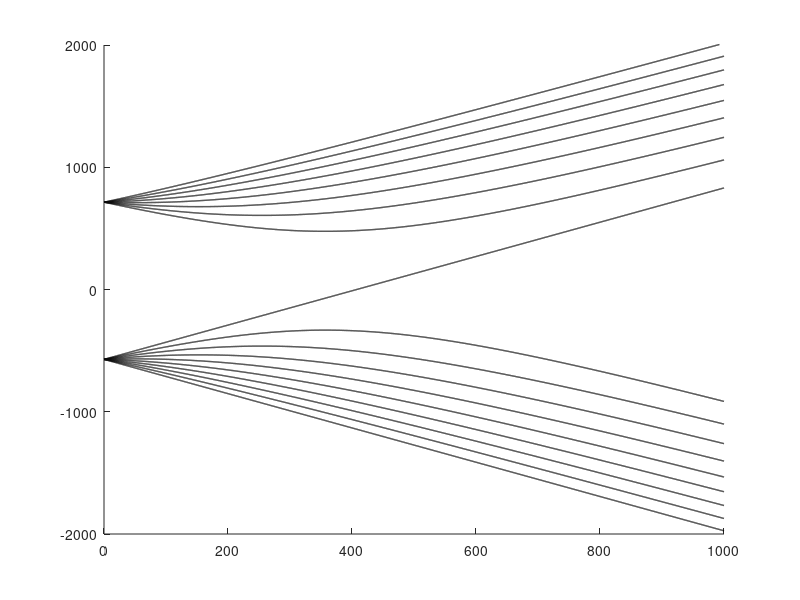

The MATLAB source for this figure: (Note: this script raises an error after producing the figure.)
function [out,hF1,hF2,hF3]=K_zeeman
% Author : C Fujiwara
%
% Calculate Zeeman shifts for 40K
%
% Output the eigen energies for a variety of magnetic fields Bvec. The
% output structure "out" is assigned the eigen values
out=struct;
Bvec=linspace(0,1000,1E4);
% Bvec = [Bvec 1e5];
Bvec(1)=[];
out.B=Bvec;


%% Constants
% Bohr magneton in MHz/Gauss
muB=1.39962449 ;    

% 40K has S=1/2 and I=4;
S=0.5;
I=4;

%% Coupling Constants
a_s12=-285.7308;    % 4S_1/2 magnetic dipole hyperfine
a_p12=-34.523;      % 4P_1/2 magnetic dipole hyperfine
a_p32=-7.585;       % 4P_3/2 magnetic dipole hyperfine
b_p32=-3.445;       % 4P_3/2 electric quadrupole hyperfine

gS=2.0023193043622; % Electron gyromagnetic ratio
gL=1;               % Electron orbital gyromagnetic ratio
gI=0.000176490;     % 40K nucleus gyromagnetic ratio

% Use Tiecke's table
gJ_s12=2.00229421;
gJ_p12=2/3;
gJ_p32=4/3;

% Calculate from first principles (gets numbers consistent with level
% diagrams)
gJ_s12=gJ(0,1/2);
gJ_p12=gJ(1,1/2);
gJ_p32=gJ(1,3/2);


%% I MATRICES
% The nuclear spin I=4. Specifying raising and lowering operators in terms
% of elements to save space.

% Lowering operator
I_minus=zeros(2*I+1,2*I+1);
I_minus(2,1)=low(I,4);
I_minus(3,2)=low(I,3);
I_minus(4,3)=low(I,2);
I_minus(5,4)=low(I,1);
I_minus(6,5)=low(I,0);
I_minus(7,6)=low(I,-1);
I_minus(8,7)=low(I,-2);
I_minus(9,8)=low(I,-3);

% Raising Operater
I_plus=zeros(2*I+1,2*I+1);
I_plus(1,2)=up(I,3);
I_plus(2,3)=up(I,2);
I_plus(3,4)=up(I,1);
I_plus(4,5)=up(I,0);
I_plus(5,6)=up(I,-1);
I_plus(6,7)=up(I,-2);
I_plus(7,8)=up(I,-3);
I_plus(8,9)=up(I,-4);

% Z 
I_z=diag(4:-1:-4);


     
%% J MATRICES
  
% Spin matrices for J=1/2
J12_minus=[ 0               0;
            low(1/2,1/2)  0];
        
J12_plus=[  0               up(1/2,-1/2);
            0               0             ]; 
               
J12_z=diag(1/2:-1:-1/2);

      
% Spin matrices for J=3/2
J32_minus=  [0              0               0               0;
            low(3/2,3/2)  0               0               0;
            0               low(3/2,1/2)  0               0;
            0               0               low(3/2,-1/2) 0];
        
J32_plus=   [0              up(3/2,1/2)  0               0;
             0              0               up(3/2,-1/2) 0;
             0              0               0               up(3/2,-3/2);
             0              0               0               0]; 
   
J32_z=diag(3/2:-1:-3/2);


%% 4S_{1/2} Hamiltonian
JzIz_S12=kron(J12_z,I_z);                       % Jz*Iz
JpIm_S12=kron(J12_plus,I_minus);                % J+*I- 
JmIp_S12=kron(J12_minus,I_plus);                % J-*I+
JiIz_S12=kron(eye(2*1/2+1),I_z);                % I_J*Iz
JzIi_S12=kron(J12_z,eye(2*I+1));                % Jz*I_I   
JdotI_S12=JzIz_S12+0.5*(JpIm_S12+JmIp_S12);      % JdotI

Hs12=@(B) a_s12*JdotI_S12+...
    muB*gI*JiIz_S12*B+muB*gJ_s12*JzIi_S12*B;

%% 4P_{1/2} Hamiltonian
JzIz_P12=kron(J12_z,I_z);            % Jz*Iz
JpIm_P12=kron(J12_plus,I_minus);     % J+*I- 
JmIp_P12=kron(J12_minus,I_plus);     % J-*I+
JiIz_P12=kron(eye(2*1/2+1),I_z);     % I_J*Iz
JzIi_P12=kron(J12_z,eye(2*I+1));     % Jz*I_I   
JdotI_P12=JzIz_P12+0.5*(JpIm_P12+JmIp_P12);      % JdotI


Hp12=@(B) a_p12*JdotI_P12+...
    muB*gI*JiIz_P12*B+muB*gJ_p12*JzIi_P12*B;

% Some vectors to test
vJ=[1; 0]; %mj=1/2;
vI=[1; 0; 0; 0; 0; 0; 0; 0; 0]; %mI=4;
vJI_P12=kron(vJ,vI);% mJ=1/2;mI=4

%% 4P_{3/2} Hamiltonian
JzIz_P32=kron(J32_z,I_z);            % Jz*Iz
JpIm_P32=kron(J32_plus,I_minus);     % J+*I- 
JmIp_P32=kron(J32_minus,I_plus);     % J-*I+
JiIz_P32=kron(eye(2*3/2+1),I_z);     % I_J*Iz
JzIi_P32=kron(J32_z,eye(2*I+1));     % Jz*I_I   
JdotI_P32=JzIz_P32+0.5*(JpIm_P32+JmIp_P32);      % JdotI

% Jsquared
J2=J32_z^2+(0.5*(J32_plus+J32_minus))^2+(0.5/1i*(J32_plus-J32_minus))^2;
% Isquared
I2=I_z^2+(0.5*(I_plus+I_minus))^2+(0.5/1i*(I_plus-I_minus))^2;

% J^2I^2 
J2I2=kron(J2,I2); 

% Some vectors to test
vJ=[1; 0; 0; 0]; %mj=3/2;
vI=[1; 0; 0; 0; 0; 0; 0; 0; 0]; %mI=4;
vJI_P32=kron(vJ,vI);% mJ=3/2;mI=4


J=3/2;
Hp32=@(B) a_p32*JdotI_P32+...
    b_p32*(3*JdotI_P32^2+1.5*JdotI_P32-J2I2)/(2*I*(2*I-1)*J*(2*J-1))+...
    muB*gI*JiIz_P32*B+muB*gJ_p32*JzIi_P32*B;

%% Solve for eigenvalues and vectors

% Initialize energy matrix
Es12=zeros(size(Hs12(0),1),length(Bvec));
Ep12=zeros(size(Hp12(0),1),length(Bvec));
Ep32=zeros(size(Hp32(0),1),length(Bvec));

vs12=zeros(size(Hs12(0),1),size(Hs12(0),1),length(Bvec));
vp12=zeros(size(Hp12(0),1),size(Hp12(0),1),length(Bvec));
vp32=zeros(size(Hp32(0),1),size(Hp32(0),1),length(Bvec));

% Iterate over all magnetic fields
for kk=1:length(Bvec)
    % Find the hamiltonians

    Hs12_mat=Hs12(Bvec(kk));
    Hp12_mat=Hp12(Bvec(kk));
    Hp32_mat=Hp32(Bvec(kk));
    
    % 4S 1/2
    [v,d]=eig(Hs12_mat);
     [d,inds]=sort(diag(d));v=v(:,inds);        
    Es12(:,kk)=d;   

    vs12(:,:,kk)=v;      
    
    
    
    % 4P 1/2
    [v,d]=eig(Hp12_mat);
    [d,inds]=sort(diag(d));v=v(:,inds);    
    Ep12(:,kk)=d;
    vp12(:,:,kk)=v;    
    
    % 4P 3/2
    [v,d]=eig(Hp32_mat);
    [d,inds]=sort(diag(d));v=v(:,inds);    
    Ep32(:,kk)=d;
    vp32(:,:,kk)=v;
    
  
end

% Calculate mI and mJ
mImJ_S12 = zeros(size(vs12,1),2);
for kk = 1:size(vs12,2)
    mI = vs12(:,kk,end)'*JiIz_S12*vs12(:,kk,end);
    mJ = vs12(:,kk,end)'*JzIi_S12*vs12(:,kk,end); 
    mImJ_S12(kk,:) = [mI mJ];
end

mImJ_P12 = zeros(size(vp12,1),2);
for kk = 1:size(vp12,2)
    mI = vp12(:,kk,end)'*JiIz_P12*vp12(:,kk,end);
    mJ = vp12(:,kk,end)'*JzIi_P12*vp12(:,kk,end); 
    mImJ_P12(kk,:) = [mI mJ];
end

mImJ_P32 = zeros(size(vp32,1),2);
for kk = 1:size(vp32,2)
    mI = vp32(:,kk,end)'*JiIz_P32*vp32(:,kk,end);
    mJ = vp32(:,kk,end)'*JzIi_P32*vp32(:,kk,end); 
    mImJ_P32(kk,:) = [mI mJ];
end

% Calculate Basis
basis_mImJ_S12 = zeros(size(vs12,1),2);
for kk = 1:size(vs12,2)
    v=zeros(size(vs12,1),1);
    v(kk)=1;
    mI = v'*JiIz_S12*v;
    mJ = v'*JzIi_S12*v; 
    basis_mImJ_S12(kk,:) = [mI mJ];
end

% Calculate Basis
basis_mImJ_P12 = zeros(size(vp12,1),2);
for kk = 1:size(vp12,2)
    v=zeros(size(vp12,1),1);
    v(kk)=1;
    mI = v'*JiIz_P12*v;
    mJ = v'*JzIi_P12*v; 
    basis_mImJ_P12(kk,:) = [mI mJ];
end


% Calculate Basis
basis_mImJ_P32 = zeros(size(vp32,1),2);
for kk = 1:size(vp32,2)
    v=zeros(size(vp32,1),1);
    v(kk)=1;
    mI = v'*JiIz_P32*v;
    mJ = v'*JzIi_P32*v; 
    basis_mImJ_P32(kk,:) = [mI mJ];
end

% Assign output data
out.Es12=Es12;
out.vs12=vs12;
out.mImJ_S12 = mImJ_S12;
out.basis_mImJ_S12 = basis_mImJ_S12;

% out.JiIz_S12 = JiIz_S12; % Iz operator for 4S_1/2
% out.JzIi_S12= JzIi_S12;  % Jz operator for 4S_1/2

out.Ep12=Ep12;
out.vp12=vp12;
out.mImJ_P12 = mImJ_P12;
out.basis_mImJ_P12 = basis_mImJ_P12;

% out.JiIz_P12 = JiIz_P12; % Iz operator for 4P_1/2
% out.JzIi_P12 = JzIi_P12;  % Jz operator for 4P_1/2

out.Ep32=Ep32;
out.vp32=vp32;
out.mImJ_P32 = mImJ_P32;

out.basis_mImJ_P32 = basis_mImJ_P32;

% 
% out.JiIz_P32 = JiIz_P32; % Iz operator for 4P_3/2
% out.JzIi_P32 = JzIi_P32;  % Jz operator for 4P_3/2

%% Plot Results
% Plot the results.  Limits are chosen to match Tiecke. Also adding labels
% for F, mJ and the zero field splittings.
% 4S_1/2
hF1=figure(1000);
clf
set(hF1,'color','w');
hold on
for kk=1:size(Es12,1)
   plot(Bvec,Es12(kk,:),'k-','linewidth',1) 
end
xlim([0 1000]);
ylim([-2000 2000]);
hF1.Position(3:4)=[600 400];
set(gca,'fontsize',12,'fontname','times','xgrid','on',...
    'box','on','ygrid','on');
xlabel('field (Gauss)');
ylabel('energy (MHz)');
text(0.02,.98,'$^{40}\mathrm{K}~4\mathrm{S}_{1/2}$','interpreter','latex','units','normalized',...
    'verticalalignment','top','fontsize',18);

text(1.005,.85,'$m_\mathrm{J}=+\frac{1}{2}$','interpreter','latex','fontsize',10,'units','normalized',...
    'horizontalalignment','left');
text(1.005,.15,'$m_\mathrm{J}=-\frac{1}{2}$','interpreter','latex','fontsize',10,'units','normalized',...
    'horizontalalignment','left');

text(.15,.8,'$F=7/2$','interpreter','latex','fontsize',10,'units','normalized',...
    'horizontalalignment','left');
text(.15,.2,'$F=9/2$','interpreter','latex','fontsize',10,'units','normalized',...
    'horizontalalignment','left');

text(0,Es12(1,1),[num2str(Es12(1,1),'%.1f') ' '],'fontsize',7,'units','data',...
    'horizontalalignment','right');
text(0,Es12(end,1),[num2str(Es12(end,1),'%.1f') ' '],'fontsize',7,'units','data',...
    'horizontalalignment','right');


text(.78,.04,['$m_I = ' num2str(mImJ_S12(1,1)) '$'],'fontsize',8,'units','normalized',...
    'horizontalalignment','right','interpreter','latex');
% text(.78,.4,['$m_I = ' num2str(mImJ_S12(9,1)) '$'],'fontsize',8,'units','normalized',...
%     'horizontalalignment','right','interpreter','latex');


text(.78,.58,['$m_I = ' num2str(mImJ_S12(10,1)) '$'],'fontsize',8,'units','normalized',...
    'horizontalalignment','right','interpreter','latex');
% text(.78,.97,['$m_I = ' num2str(mImJ_S12(end,1)) '$'],'fontsize',8,'units','normalized',...
%     'horizontalalignment','right','interpreter','latex');
% 4P_1/2
hF2=figure(1001);
clf
set(hF2,'color','w');
hold on
for kk=1:size(Ep12,1)
   plot(Bvec,Ep12(kk,:),'k-','linewidth',1) 
end
xlim([0 400]);
ylim([-300 300]);
hF2.Position(3:4)=[600 400];
set(gca,'fontsize',12,'fontname','times','xgrid','on',...
    'box','on','ygrid','on');
xlabel('field (Gauss)');
ylabel('energy (MHz)');
text(0.02,.98,'$^{40}\mathrm{K}~4\mathrm{P}_{1/2}$','interpreter','latex','units','normalized',...
    'verticalalignment','top','fontsize',18);

text(1.005,.85,'$m_\mathrm{J}=+\frac{1}{2}$','interpreter','latex','fontsize',10,'units','normalized',...
    'horizontalalignment','left');
text(1.005,.15,'$m_\mathrm{J}=-\frac{1}{2}$','interpreter','latex','fontsize',10,'units','normalized',...
    'horizontalalignment','left');

text(.15,.8,'$F=7/2$','interpreter','latex','fontsize',10,'units','normalized',...
    'horizontalalignment','left');
text(.15,.2,'$F=9/2$','interpreter','latex','fontsize',10,'units','normalized',...
    'horizontalalignment','left');

text(0,Ep12(1,1),[num2str(Ep12(1,1),'%.1f') ' '],'fontsize',7,'units','data',...
    'horizontalalignment','right');
text(0,Ep12(end,1)-15,[num2str(Ep12(end,1),'%.1f') ' '],'fontsize',7,'units','data',...
    'horizontalalignment','right');


text(.78,.08,['$m_I = ' num2str(mImJ_P12(1,1)) '$'],'fontsize',8,'units','normalized',...
    'horizontalalignment','right','interpreter','latex');
% text(.78,.4,['$m_I = ' num2str(mImJ_P12(9,1)) '$'],'fontsize',8,'units','normalized',...
%     'horizontalalignment','right','interpreter','latex');


text(.78,.58,['$m_I = ' num2str(mImJ_P12(10,1)) '$'],'fontsize',8,'units','normalized',...
    'horizontalalignment','right','interpreter','latex');

% text(.78,.9,['$m_I = ' num2str(mImJ_P12(end,1)) '$'],'fontsize',8,'units','normalized',...
%     'horizontalalignment','right','interpreter','latex');


% 4P_3/2
hF3=figure(1002);
clf
set(hF3,'color','w');
hold on
for kk=1:size(Ep32,1)
   plot(Bvec,Ep32(kk,:),'k-','linewidth',1) 
end
xlim([0 200]);
ylim([-400 400]);
hF3.Position(3:4)=[600 400];
set(gca,'fontsize',12,'fontname','times','xgrid','on',...
    'box','on','ygrid','on');
xlabel('field (Gauss)');
ylabel('energy (MHz)');
text(0.02,.98,'$^{40}\mathrm{K}~4\mathrm{P}_{3/2}$','interpreter','latex','units','normalized',...
    'verticalalignment','top','fontsize',18);

text(.85,.65,'$m_\mathrm{J}=+\frac{1}{2}$','interpreter','latex','fontsize',12,'units','normalized',...
    'horizontalalignment','left');
text(.85,.35,'$m_\mathrm{J}=-\frac{1}{2}$','interpreter','latex','fontsize',12,'units','normalized',...
    'horizontalalignment','left');

text(.55,.8,'$m_\mathrm{J}=+\frac{3}{2}$','interpreter','latex','fontsize',12,'units','normalized',...
    'horizontalalignment','left');
text(.55,.2,'$m_\mathrm{J}=-\frac{3}{2}$','interpreter','latex','fontsize',12,'units','normalized',...
    'horizontalalignment','left');

text(.15,.8,'$F=5/2$','interpreter','latex','fontsize',10,'units','normalized',...
    'horizontalalignment','left');
text(.15,.2,'$F=11/2$','interpreter','latex','fontsize',10,'units','normalized',...
    'horizontalalignment','left');

text(-6,Ep32(1,1),[num2str(Ep32(1,1),'%.1f') ' '],'fontsize',7,'units','data',...
    'horizontalalignment','right');
text(-6,Ep32(13,1),[num2str(Ep32(13,1),'%.1f') ' '],'fontsize',7,'units','data',...
    'horizontalalignment','right');
text(-6,Ep32(end-7,1),[num2str(Ep32(end-7,1),'%.1f') ' '],'fontsize',7,'units','data',...
    'horizontalalignment','right');
text(-6,Ep32(end,1)+10,[num2str(Ep32(end,1),'%.1f') ' '],'fontsize',7,'units','data',...
    'horizontalalignment','right');



text(.35,.15,['$' num2str(mImJ_P32(1,1)) '$'],'fontsize',8,'units','normalized',...
    'horizontalalignment','right','interpreter','latex');
text(.35,.37,['$' num2str(mImJ_P32(10,1)) '$'],'fontsize',8,'units','normalized',...
    'horizontalalignment','right','interpreter','latex');
text(.35,.52,['$' num2str(mImJ_P32(19,1)) '$'],'fontsize',8,'units','normalized',...
    'horizontalalignment','right','interpreter','latex');
text(.35,.65,['$' num2str(mImJ_P32(19,1)) '$'],'fontsize',8,'units','normalized',...
    'horizontalalignment','right','interpreter','latex');
%% Helper functions

    % Coeffcients for raising operator     
    function coeff=up(jj,m)
        coeff=sqrt(jj*(jj+1)-m*(m+1));
    end

    % Coefficients for lowering operator
    function coeff=low(jj,m)
        coeff=sqrt(jj*(jj+1)-m*(m-1));
    end

    function out=gJ(L,J)
    %    out=3/2+(S*(S+1)-L*(L+1)) /(2*J*(J+1));
       %https://en.wikipedia.org/wiki/Land%C3%A9_g-factor
        out=gL*(J*(J+1)-S*(S+1)+L*(L+1))/(2*J*(J+1))+...
        gS*(J*(J+1)+S*(S+1)-L*(L+1))/(2*J*(J+1));

    end
end


